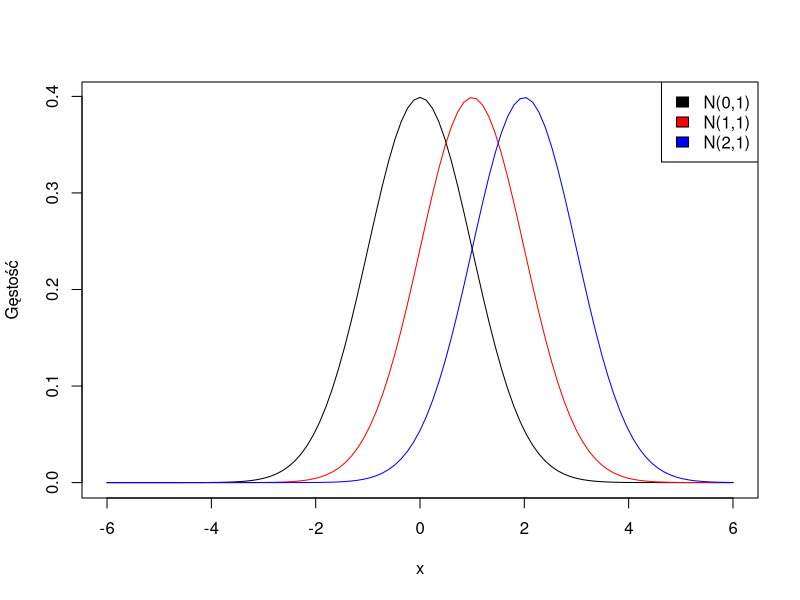
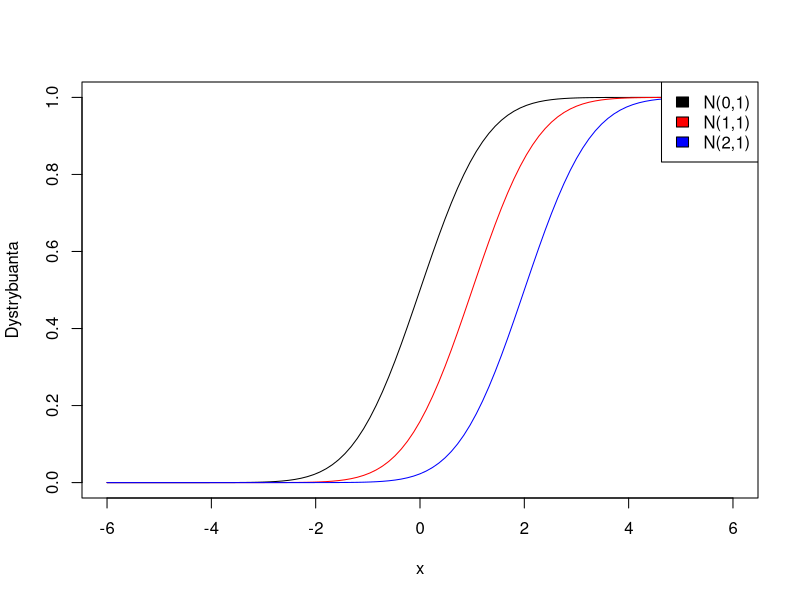
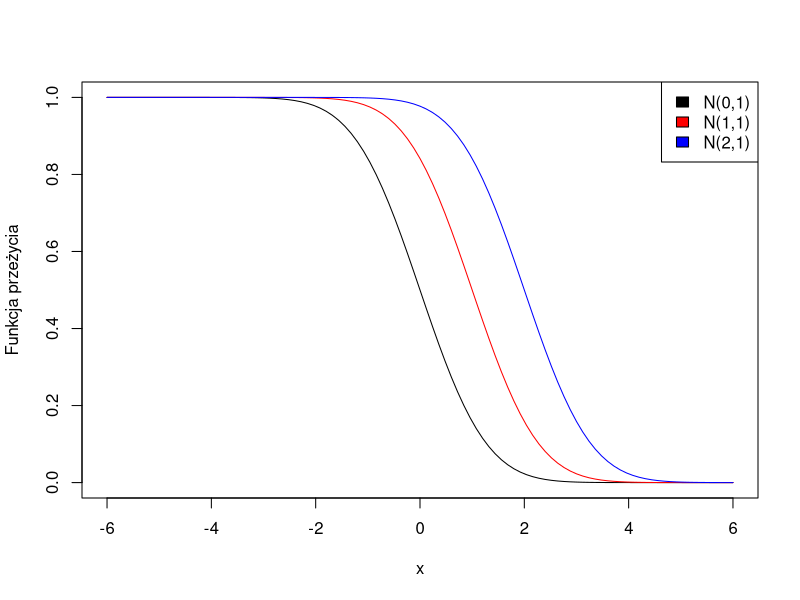
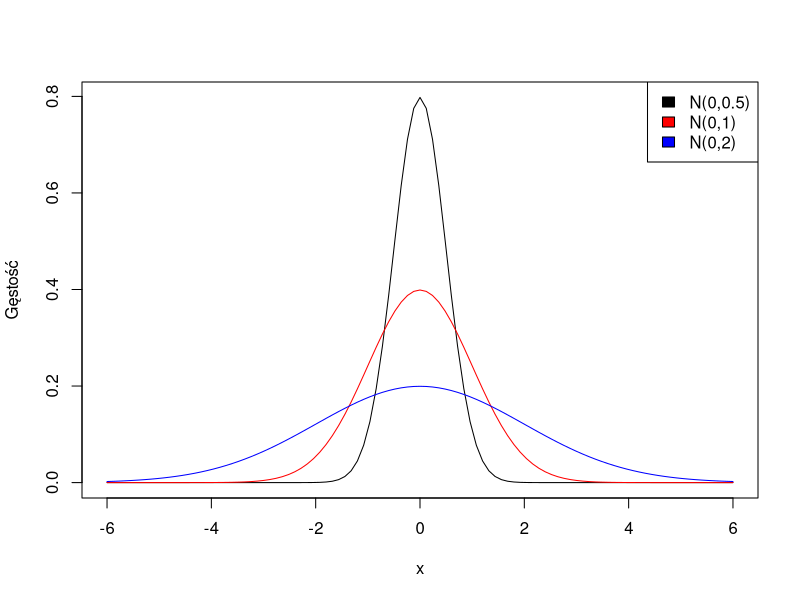
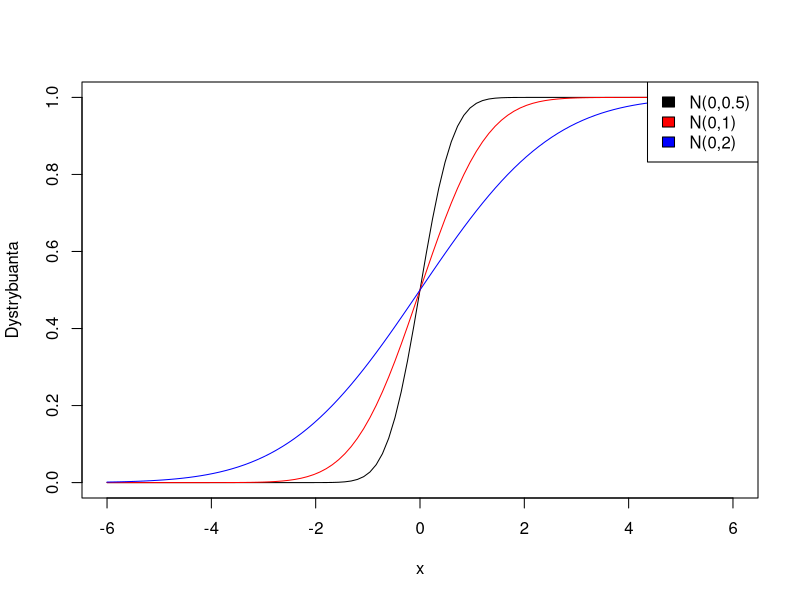
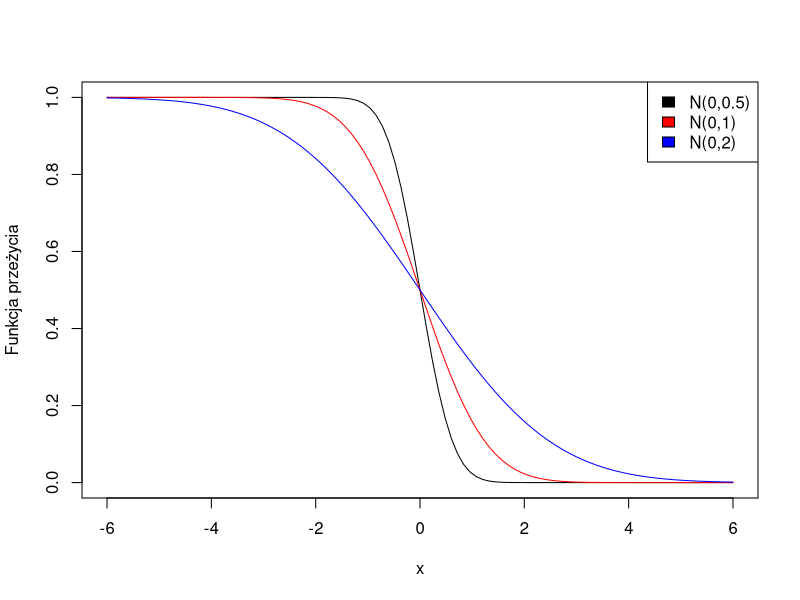
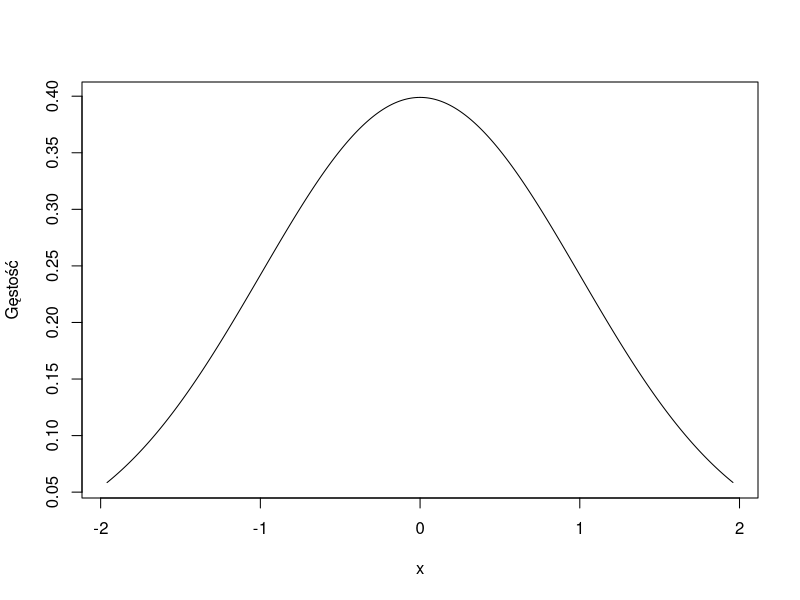
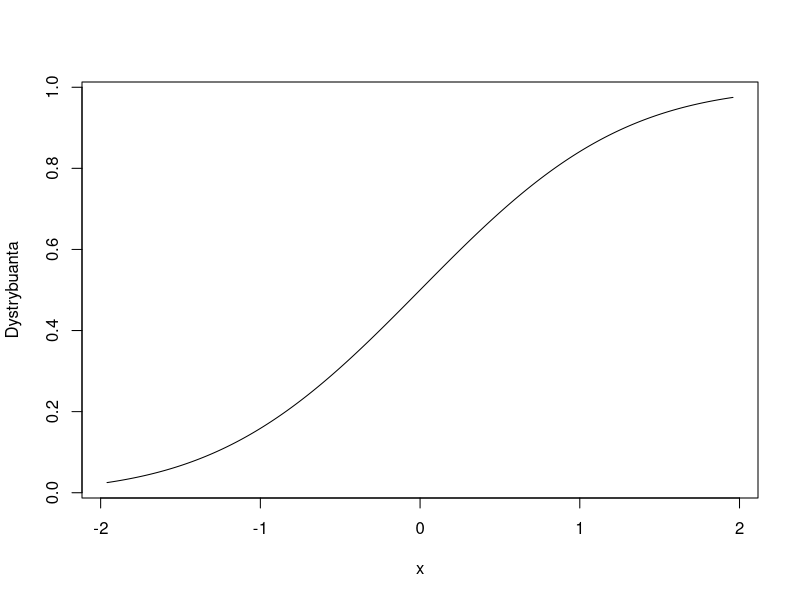

The R source for these figures, in order:
## ---- chunk 1
curve(dnorm(x), from=-6, to=6, ylab="Gęstość")
curve(dnorm(x,1,1), from=-6, to=6, col="red", add=T)
curve(dnorm(x,2,1), from=-6,to=6, col="blue", add=T)

legend ("topright", c("N(0,1)","N(1,1)","N(2,1)"), fill=c("black","red","blue"))
## ---- chunk 2
par(mfrow=c(1,1))

curve(pnorm(x),from=-6,to=6, ylab="Dystrybuanta")
curve(pnorm(x,1,1),from=-6,to=6,col="red",add=T)
curve(pnorm(x,2,1),from=-6,to=6,col="blue",add=T)

legend ("topright", c("N(0,1)","N(1,1)","N(2,1)"), fill=c("black","red","blue"))
## ---- chunk 3
par(mfrow=c(1,1))

curve(pnorm(x, lower.tail = FALSE),from=-6,to=6, ylab="Funkcja przeżycia")
curve(pnorm(x,1,1, lower.tail = FALSE),from=-6,to=6,col="red",add=T)
curve(pnorm(x,2,1, lower.tail = FALSE),from=-6,to=6,col="blue",add=T)

legend ("topright", c("N(0,1)","N(1,1)","N(2,1)"), fill=c("black","red","blue"))
## ---- chunk 4
curve(dnorm(x,0,0.5),from=-6,to=6, ylab="Gęstość")
curve(dnorm(x),from=-6,to=6,col="red",add=T)
curve(dnorm(x,0,2),from=-6,to=6,col="blue",add=T)

legend ("topright", c("N(0,0.5)","N(0,1)","N(0,2)"), fill=c("black","red","blue"))
## ---- chunk 5
curve(pnorm(x,0,0.5),from=-6,to=6, ylab= "Dystrybuanta")
curve(pnorm(x),from=-6,to=6,col="red",add=T)
curve(pnorm(x,0,2),from=-6,to=6,col="blue",add=T)

legend ("topright", c("N(0,0.5)","N(0,1)","N(0,2)"), fill=c("black","red","blue"))
## ---- chunk 6
curve(pnorm(x,0,0.5, lower.tail = FALSE),from=-6,to=6, ylab= "Funkcja przeżycia")
curve(pnorm(x, lower.tail = FALSE),from=-6,to=6,col="red",add=T)
curve(pnorm(x,0,2, lower.tail = FALSE),from=-6,to=6,col="blue",add=T)

legend ("topright", c("N(0,0.5)","N(0,1)","N(0,2)"), fill=c("black","red","blue"))
## ---- chunk 7
x <- seq(qnorm(0.025), qnorm(0.975), 0.001)
plot(x, dnorm(x), type='l', ylab="Gęstość") # gęstość
plot(x, pnorm(x), type='l', ylab = "Dystrybuanta") # dystrybuanta
plot(x, 1 - pnorm(x), type='l', ylab = "Funkcja przeżycia") # funkcja przeżycia
## ---- chunk 8
mu <- 0
sigma <-1 
(1 - pnorm(mu - 3 * sigma, mu, sigma)) * pnorm(mu + 3 * sigma, mu, sigma)
## ---- chunk 9
pnorm(mu - 3 * sigma, mu, sigma, lower.tail = FALSE) * pnorm(mu + 3 * sigma, mu, sigma, lower.tail = TRUE)
## ---- chunk 10
1 - pnorm(mu - 0.375, mu)
pnorm(mu + 0.375, mu)
## ---- chunk 11
pnorm(mu + 3 * sigma, mu, sigma) ^ 2
## ---- chunk 12
x <- seq(-5,5,0.01)
y <- dnorm(x)
 
plot(x, y, type="l", main="Regula 3-sigmowa", xlab="", ylab=NA)
wx<-c(-3,x[x>=-3 & x<=3],3)
wy<-c(0,y[x>=-3 & x<=3],0)
polygon(wx,wy,col="maroon1")

arrows(-3,0.01,3,0.01,code=3,length=0.1) #strzałki
text(0,0.03,expression(paste(mu," +/- ",3,sigma)))

napis<-paste(round(100*(pnorm(3)-pnorm(-3)),2),"%",sep="") #w procentach
text(0,0.15,napis) #napis na obrazku
## ---- chunk 13
x <- seq(-5,5,0.01)
y <- dnorm(x)
plot(x, y, type="l",xaxp=c(-4,4,8),yaxp=c(0,0.5,10))
polygon(c(x[x<=-1],-1), c(y[x<=-1],0) , col="red")
text(-1.6, 0.03,round(pnorm(-1),4))
## ---- chunk 14
pnorm(179, 173, 6)
## ---- chunk 15
pnorm(180, 173, 6) - pnorm(167, 173, 6)
## ---- chunk 16
pnorm(181,173,6, lower.tail = F)
#lub 
1 - pnorm(181,173,6)
## ---- chunk 17
qnorm(0.6, mean = 173, sd = 6)
## ---- chunk 18
qnorm(0.95)
## ---- chunk 19
qnorm(0.975)
## ---- chunk 20
qnorm(c(0.05,0.95,0.975),0,1)
## ---- chunk 21
qt(0.95,10)
## ---- chunk 22
qt(0.99, 20)
## ---- chunk 23
qchisq(0.9, 4)
## ---- chunk 24
qchisq(0.95, 10)
## ---- chunk 25
qchisq(c(0.9,0.95), c(4,10))
## ---- chunk 26
qf(0.95, 2, 10)
## ---- chunk 27
qf(0.99, 3, 18)
## ---- chunk 28
curve(dgamma(x,1,1),0,10,lty=1)
curve(dgamma(x,0.5,1),0,10, add=T, col = "blue")
curve(dgamma(x,2,1),0,10, add=T, col = "red")
curve(dgamma(x,3,1),0,10, add=T, col = "orange")

legend("topright", c( 
  expression(paste(Gamma, '(', 1, ', ', 1, ')  ', sep='')), # Expression pozwala na używanie greckich liter
  expression(paste(Gamma, '(', 0.5, ', ', 1, ')  ', sep='')), # Paste łączy stringi wstawiając znak pomiędzy
  expression(paste(Gamma, '(', 2, ', ', 1, ')  ', sep='')),
  expression(paste(Gamma, '(', 3, ', ', 1, ')  ', sep=''))
), col=c('black', 'blue', 'red', 'orange'), lty=1, lwd=2) # Nie zapomnieć o lty (!), bo nie pokażą się linie.

## ---- chunk 29
curve(dgamma(x,1,1),0,10,col="red",lty=2)
curve(dexp(x,1),0,10,add=T) 
## ---- chunk 30
curve(dgamma(x,2,3),0,10, col = "red")
curve(dgamma(x,2,2),0,10, add=T, col = "blue")
curve(dgamma(x,2,1),0,10, add=T, lty=1)



legend("topright", c( 
  expression(paste(Gamma, '(', 2, ', ', 1, ')  ', sep='')), 
  expression(paste(Gamma, '(', 2, ', ', 2, ')  ', sep='')), 
  expression(paste(Gamma, '(', 2, ', ', 3, ')  ', sep=''))
), col=c('black', 'blue', 'red'), lty=1, lwd=2) 

## ---- chunk 31
curve(dchisq(x,5),0,50)
curve(dchisq(x,10),0,50,add=T,col="red")
curve(dchisq(x,40),0,50,add=T,col="blue")
## ---- chunk 32
curve(dchisq(x, 5), from=0, to=150, ylab="y")
curve(dnorm(x, 5, sqrt(2*5)), from=0, to=150, col="violet",add=T)

curve(dchisq(x, 10), from=0, to=150, col="red", add=T)
curve(dnorm(x, 10, sqrt(2*10)), from=0, to=150, col="violet",add=T)

curve(dchisq(x, 40), from=0, to=150, col="blue", add=T)
curve(dnorm(x, 40, sqrt(2*40)), from=0, to=150, col="violet", add=T)

curve(dchisq(x, 100), from=0, to=150, col="green", add=T)
curve(dnorm(x, 100, sqrt(2*100)), from=0, to=150, col="violet", add=T)

curve(dchisq(x, 1000), from=0, to=2000)
curve(dnorm(x, 1000, sqrt(2*1000)), from=0, to=2000, col="violet", add=T)
## ---- chunk 33
x = seq(1, 90, 0.1)
n_iter = 60
plot(x, dchisq(x, 1), type='l', col='gray')
lines(x, dnorm(x, n_iter, sqrt(2 * n_iter)), col='darkorange', lwd=2)
for (i in 2:n_iter) {
  lines(x, dchisq(x, i), col='gray')
}
## ---- chunk 34
#N(0,1)
curve(dnorm(x),from=-6,to=6)
#t(1)
curve(dt(x,1),from=-6,to=6,col="blue",add=T)
#t(5)
curve(dt(x,5),from=-6,to=6,col="red",add=T)
#t(30)
curve(dt(x,30),from=-6,to=6,col="green",add=T)


## ---- chunk 35
curve(df(x,10,20),from=0,to=4, ylab="")
curve(df(x,10,10),from=0,to=4,col="red",add=T)
curve(df(x,10,5),from=0,to=4,col="blue",add=T)
## ---- chunk 36
curve(df(x,2,2),from=0,to=4, ylab="")
curve(df(x,3,2),from=0,to=4,col="red",add=T)
curve(df(x,5,2),from=0,to=4,col="blue",add=T)
## ---- chunk 37
curve(dexp(x),0,4, lwd=2)
curve(df(x,2,1),0,6, col="orange", add=T) 
curve(df(x,2,5),0,6, col="blue", add=T) 
curve(df(x,2,10),0,6, col="green", add=T) 
curve(df(x,2,20),0,6, col="red", add=T) 

#f(d1,d2) -> d2X -> chi_d1
## ---- chunk 38
curve(dbeta(x,5,2),from=0,to=1, ylab="")
curve(dbeta(x,2,2),from=0,to=1,col="red",add=T)
curve(dbeta(x,1,1),from=0,to=1,col="blue",add=T)
curve(dbeta(x,2,5),from=0,to=1,col="green",add=T)
## ---- chunk 39
curve(dbeta(x,2,5),from=0,to=1, ylab="")
curve(dbeta(x,2,4),from=0,to=1,col="red",add=T)
curve(dbeta(x,2,3),from=0,to=1,col="blue",add=T)
curve(dbeta(x,2,2),from=0,to=1,col="green",add=T)
## ---- chunk 40
curve(dbeta(x,5,2),from=0,to=1, ylab= "")
curve(dbeta(x,4,2),from=0,to=1,col="red",add=T)
curve(dbeta(x,3,2),from=0,to=1,col="blue",add=T)
curve(dbeta(x,2,2),from=0,to=1,col="green",add=T)
## ---- chunk 41
plot(0:10, dbinom(0:10, 10, 0.5), type='h', lwd=6, col='purple', xlab='x')
plot(0:10, dbinom(0:10, 10, 0.25), type='h', lwd=6, col='purple', xlab='x')
plot(0:100, dbinom(0:100, 100, 0.25), type='h', lwd=2, col='purple', xlab='x')

## ---- chunk 42
n <- 50
p <- 0.25
k <- 0:n
pk <- dbinom(k,n,p)

barplot(pk,names=k)
## ---- chunk 43
#zmienne do rozkładu dwumianowego
n <- 50
p <- 0.25
xk <- seq(0,n,1)
pk <- dbinom(xk,n,p)

#zmienne do rozkładu normalnego
x <- seq(0,n,0.01)
mu <- n*p
sigma <- sqrt(n*p*(1-p))
y <- dnorm(x, mu, sigma) 

plot(xk, pk, type="h")
lines(x, y, type="l",col="red") #normalny
## ---- chunk 44
# X = 1 => Y = liczba porażek = 0
pgeom(0, 0.1)
# X = 2 => Y = liczba porażek = 1
pgeom(1, 0.1) - pgeom(0, 0.1)
# X = 3 => Y = liczba porażek = 2 
pgeom(2, 0.1) - pgeom(1,0.1)

plot(0:100, dgeom(0:100, 0.1), type='h', lwd=2, col='purple', xlab='x')
plot(0:100, pgeom(0:100, 0.1), type='h', lwd=2, col='purple', xlab='x')
## ---- chunk 45
1-pgeom(10, prob = 0.1) 
pgeom(10, 0.1, lower.tail = F)

## ---- chunk 46


m <- 0
n <- 10  
N <- 200
M <- 5
dhyper(m, M, N-M, n) 
## ---- chunk 47
choose(M,m)*choose(N-M,n-m)/choose(N,n)
## ---- chunk 48
p <- 0.0001

1-pexp(1000,p) #funkcja przezycia

1-pexp(10000,p)

1-pexp(30000,p)
## ---- chunk 49
a <- 0.0001
alpha <- 0.1
qexp(alpha,a) #kwantyl rzedu alfa

curve(pexp(x, 0.0001), 0, 50000, xlab='Czas pracy', ylab='P-stwo zepsucia', main='Działanie aparatu')
abline(v=qexp(alpha,a), col="red")

qexp(0.9, 0.0001) # Czas, w którego momencie wiemy, że pstwo wystąpienia awarii wcześniej wynosi 90%.
qexp(0.9, 0.0001, lower.tail = F) # Czas, w którego momencie wiemy, że pstwo braku wystąpienia awarii wcześniej wynosi 90%.
qexp(0.1, 0.0001)

## ---- chunk 50
#prawdopodobieństwo, że pojawi się 3 klientów w ciągu godziny
dpois(3, 4) 
## ---- chunk 51
plot(0:100, dpois(0:100, 4), type='h', lwd=2, col='darkorange', xlab='k') 
## ---- chunk 52
lambda <- 4
curve(dexp(x,lambda),0,10)
## ---- chunk 53
#EX = 1 / lambda
1/lambda

#Var(X) = 1 / lambda^2
1/lambda^2

#sprawdzenie
mean(rexp(1000, lambda))
sd(rexp(1000, lambda))
## ---- chunk 54
pexp(0.5, lambda)
## ---- chunk 55
dpois(0, lambda)
1 - pexp(1, lambda)
## ---- chunk 56
n <- 1000
X <- runif(n, 0, 1)
Y <- runif(n, 0, 1)

plot(X, Y, pch=16, col='lightgray')
curve(x * x, 0, 1, col='darkorange', lwd=2, add=T)
points(X[X * X > Y], Y[X * X > Y], col='darkorange')

mean(ifelse(Y < X*X, 1, 0)) # Szukane pole

## ---- chunk 57
g <- function(x) {x^2}
integrate(g, lower = 0, upper =1)
## ---- chunk 58
n <- 1000
X <- runif(n, 0, 1)
Y <- runif(n, 0, 1)
plot(X, Y, pch=16, col='lightgray')
curve(x * x, 0, 1, col='darkorange', lwd=2, add=T)
curve(1 - x * x, 0, 1, col='darkorange', lwd=2, add=T)
points(X[(X * X < Y) & (Y < 1 - X * X)], Y[(X * X < Y) & (Y < 1 - X * X)], col='darkorange')

mean(ifelse((X * X < Y) & (Y < 1 - X * X), 1, 0)) # Szukane pole
